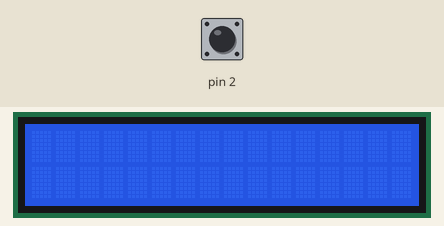
The sketch below on a simulated Arduino Uno, built with avr-gcc and run on an emulated ATmega328P. On the bench: 16×2 character LCD. The test bench sets the inputs (shaded band); at power-on: pin 2 LOW. What the sketch prints to the serial monitor is not drawn.

Above: at 1.2 s.
1.3 s: pin 2 driven HIGH
At 2.5 s:
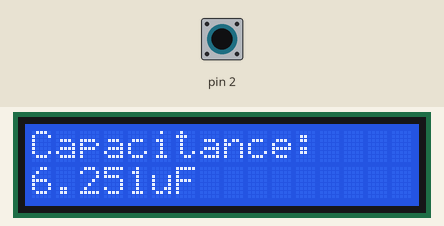
2.8 s: pin 2 pulsed LOW 2 times (0.12 s each, 0.3 s apart)
At 3.5 s:
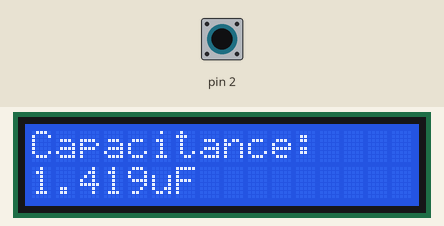
Timing chart, 0 to 5.8 s (numbered marks = the images above; inputs shaded):
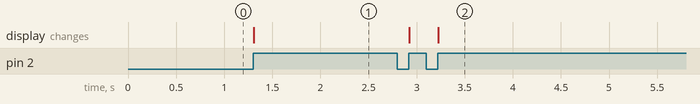

Measured:
- after the input at 1.3 s, the display: changes at once (image 1)
- after the input at 2.8 s, the display: first changes after 0.12 s (image 2 shows a later state)

The sketch:

digital-capacitance-meter.ino
```cpp
//Measurement of Capacitance using Arduino   An Interrupt-based Approach
//AUTHORS: SAIKAT PATRA, SHIBENDU MAHATA
//R1=R2=100KILOOHM

#include <LiquidCrystal.h>

LiquidCrystal lcd(12, 11, 6, 5, 4, 3);
volatile unsigned long microseconds;
volatile float capacitance;

void setup() {
  lcd.begin(16, 2);
  pinMode(2,INPUT);
  Serial.begin(9600);
  attachInterrupt(0,cap,RISING);

}
void cap() {
  microseconds=micros()-microseconds;
  capacitance=1.443*microseconds/300;
  capacitance = capacitance/1000;
  Serial.print(capacitance,3);
  Serial.println("uF");
  lcd.print("Capacitance:");
  lcd.setCursor(0, 1);
  lcd.print(capacitance,3);
  lcd.print("uF          ");
  microseconds=micros();

  }
void loop(){
}
```
